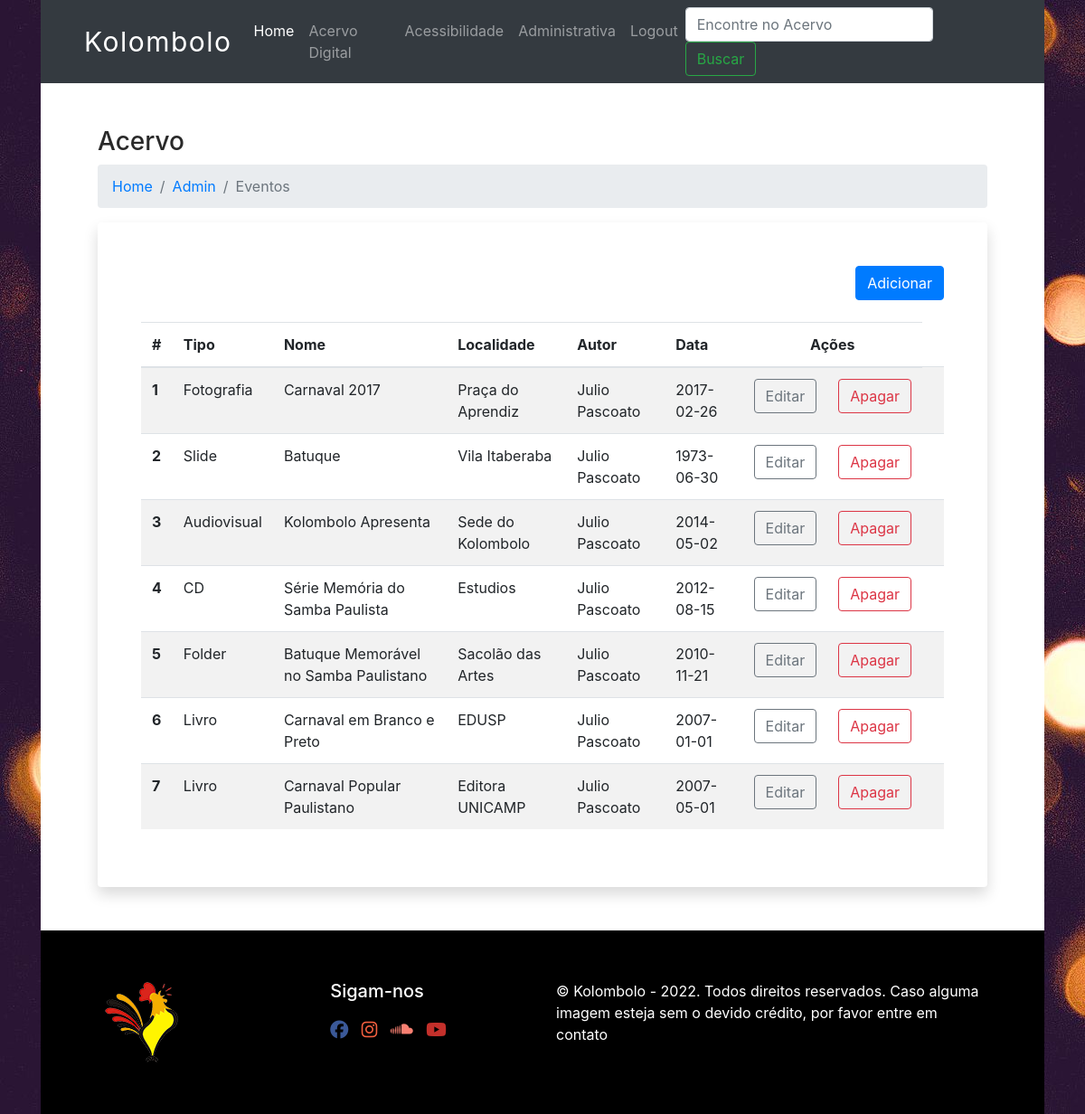
The app's page /acervo-admin (signed in) with its own data.
### database.py (models this page shows, shortened)
class Acervo(Base):
    __tablename__='acervo'
    id=Column(Integer(), primary_key=True, autoincrement=True)
    name=Column(String(80), nullable=False)
    localidade=Column(String(80), nullable=False)
    cidade=Column(String(80), nullable=False)
    estado=Column(String(80), nullable=False)
    data_created=Column(String(40), nullable=False)
    origem=Column(String(80), nullable=False)
    link=Column(String(80), nullable=False)
    autor_id = Column(Integer, ForeignKey('autor.id'))
    tipo_id = Column(Integer, ForeignKey("tipo.id"))
    tipo = relationship("Midia", backref=backref("tipo", uselist=False))
    suporte_id = Column(Integer, ForeignKey("suporte.id"))
    suporte = relationship("Suporte", backref=backref("suporte", uselist=False))
    protagonistas = relationship('Protagonista', secondary=acervo_protagonista, backref='acervos'  )

class Midia(Base):
    __tablename__='tipo'
    id=Column(Integer(), primary_key=True, autoincrement=True)
    name=Column(String(80), nullable=False, unique=True)

class User(UserMixin, Base):
    __tablename__='autor'
    id=Column(Integer(), primary_key=True, autoincrement=True)
    fullname=Column(String(80), nullable=False, unique=True)
    password=Column(String(25), nullable=False, unique=True)
    email=Column(String(80), unique=True, nullable=False)
    date_created=Column(DateTime(), default=datetime.utcnow)
    acervo_posts = relationship("Acervo", backref='autor')

### app.py (the view)
@app.route('/acervo-admin')
@login_required
def acervo_admin():
    eventos = local_session.query(Acervo).all()
    return render_template("acervo_admin.html", current_user=current_user, eventos=eventos)

### app.py (called while the page is built)
@login_manager.user_loader
def load_user(user_id):
    return local_session.query(User).get(int(user_id))

### templates/acervo_admin.html (shortened to what this page needs)
{% extends "base.html" %}
{% block content %}
<div class="container px-5">
    <h3>Acervo</h3>
    <nav aria-label="breadcrumb">
      <ol class="breadcrumb">
        <li class="breadcrumb-item"><a href="/">Home</a></li>
        <li class="breadcrumb-item"><a href="/admin">Admin</a></li>
        <li class="breadcrumb-item active" aria-current="page">Eventos</li>
      </ol>
    </nav>
    <div class="container p-5 shadow bg-white rounded">
      <a class="btn btn-primary float-right mb-4" href="{{url_for('acervo')}}">Adicionar</a>
        <table class="table table-striped">
            <thead>
              <tr>
                <th scope="col">#</th>
                <th scope="col">Tipo</th>
                <th scope="col">Nome</th>
                <th scope="col">Localidade</th>
                <th scope="col">Autor</th>
                <th scope="col">Data</th>
                <th  class="text-center" colspan="2" scope="col">Ações</th>
              </tr>
            </thead>
            <tbody>
                {% for evento in eventos %}
                    <tr class="text-left">
                        <th scope="row">{{ evento.id }}</th>
                        <td>{{ evento.tipo.name }}</td>
                        <td>{{ evento.name}}</td>
                        <td>{{ evento.localidade }}</td>
                        <td>{{ evento.autor.fullname }}</td>
                        <td>{{ evento.data_created }}</td>
                        <td class="text-center"><a class="btn btn-outline-secondary" href="{{url_for('edit_acervo', acervo_id=evento.id)}}">Editar</a></td>
                        <td class="text-center"><a class="btn btn-outline-danger" href="{{url_for('delete_acervo', acervo_id=evento.id) }}">Apagar</a></td>
                        <td class=""></td>
                    </tr>
                {% endfor %}
            </tbody>
          </table>
    </div>
  </div>
{% endblock %}

### static/css/styles.css (style rules this page uses)
body { background-image: url("../assets/image/fundo_01.jpg"); color:#292929; }

### records on screen
Acervo: id "1", tipo.name "Fotografia", name "Carnaval 2017", localidade "Praça do Aprendiz", autor.fullname "Julio Pascoato", data_created "2017-02-26"
Acervo: id "2", tipo.name "Slide", name "Batuque", localidade "Vila Itaberaba", autor.fullname "Julio Pascoato", data_created "1973-06-30"
Acervo: id "3", tipo.name "Audiovisual", name "Kolombolo Apresenta", localidade "Sede do Kolombolo", autor.fullname "Julio Pascoato", data_created "2014-05-02"
Acervo: id "4", tipo.name "CD", name "Série Memória do Samba Paulista", localidade "Estudios", autor.fullname "Julio Pascoato", data_created "2012-08-15"
Acervo: id "5", tipo.name "Folder", name "Batuque Memorável no Samba Paulistano", localidade "Sacolão das Artes", autor.fullname "Julio Pascoato", data_created "2010-11-21"
Acervo: id "6", tipo.name "Livro", name "Carnaval em Branco e Preto", localidade "EDUSP", autor.fullname "Julio Pascoato", data_created "2007-01-01"
Acervo: id "7", tipo.name "Livro", name "Carnaval Popular Paulistano", localidade "Editora UNICAMP", autor.fullname "Julio Pascoato", data_created "2007-05-01"
